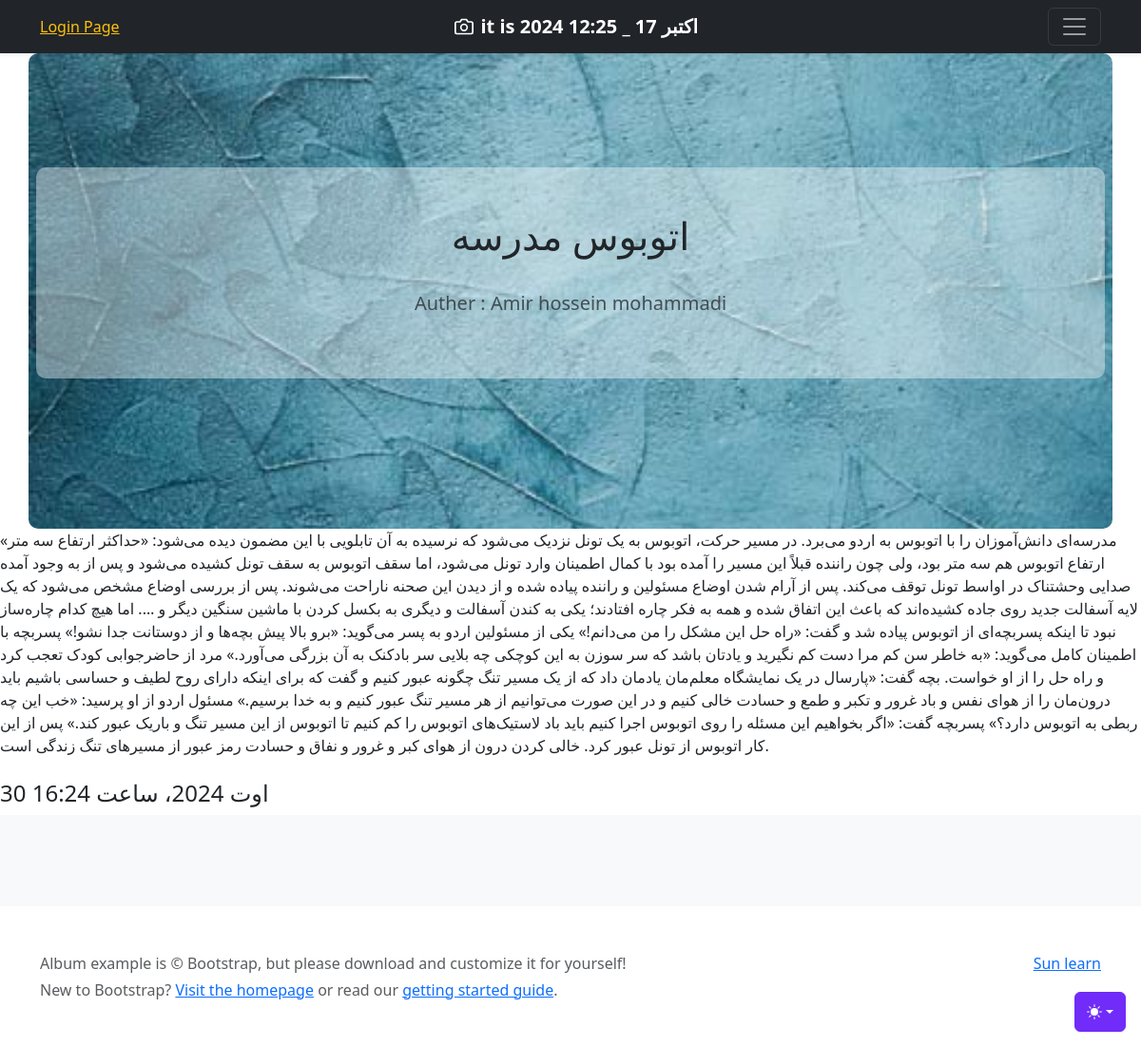
/detail/3, run on an earlier commit of the app's database.
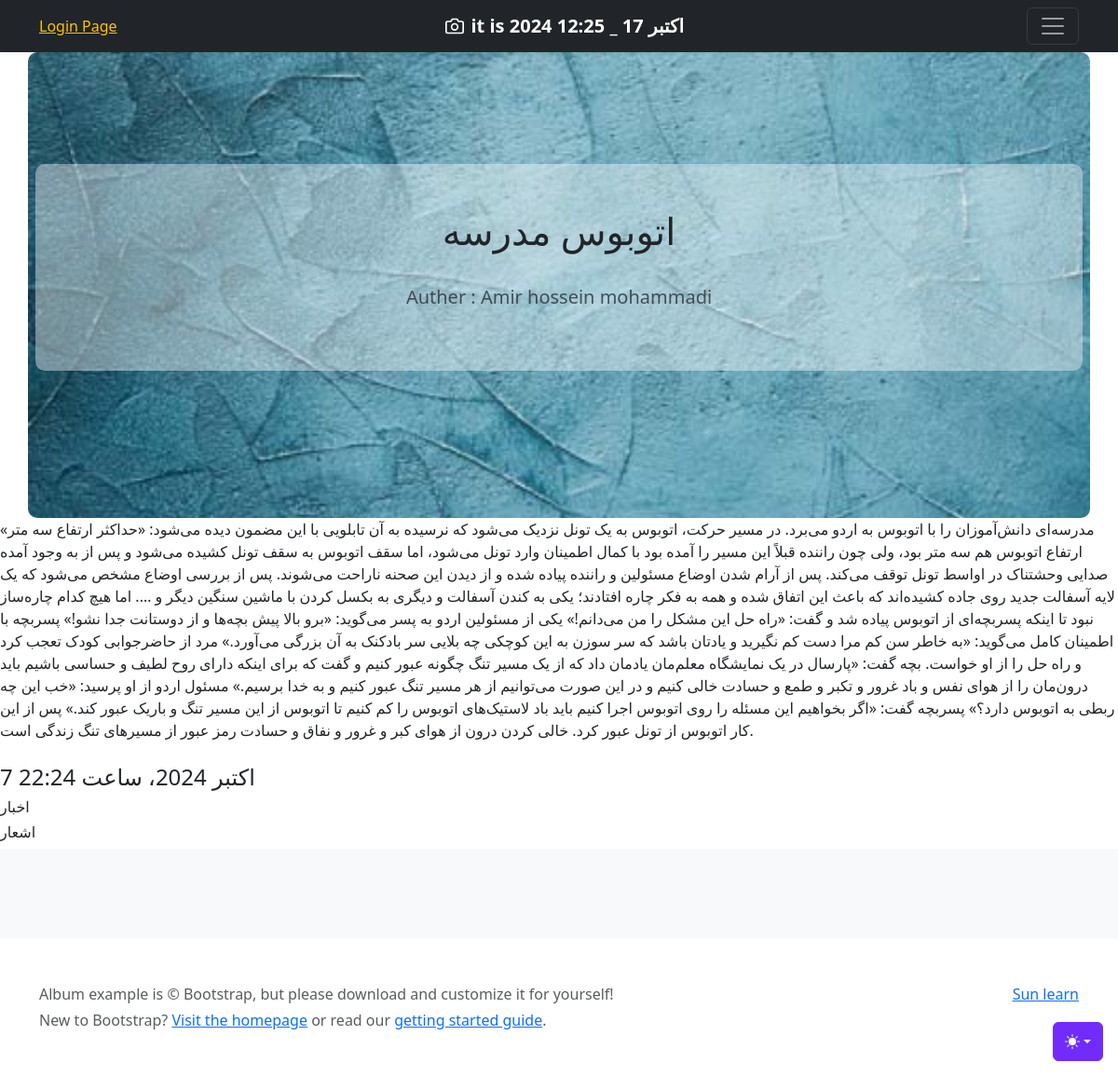
And on a later commit of the database.
### Home/models.py (models this page shows, shortened)
class Article(models.Model):
    title = models.CharField(max_length=100,verbose_name = "عنوان مقاله") # , null=True, blank=True
    text = models.TextField(help_text="Enter your article text.", verbose_name="متن")
    pub_date = models.DateTimeField(auto_now_add=True,verbose_name ="تاریخ انتشار")
    updated_date = models.DateTimeField(auto_now=True ,verbose_name ="تاریخ بروز رسانی")
    is_show = models.BooleanField(default=True,verbose_name = "ایا مقاله نمایش داده شود")
    image = models.ImageField(upload_to="Home/image_article/",verbose_name ="تصویر")
    auther = models.ForeignKey(User, on_delete=models.CASCADE,verbose_name ="نویسنده") # این باعث میشه که فقط فردی از بین کاربران ثبت نام شده در این سایت رو بشه به عنوان نویسنده انتخاب کرد
    categoreis = models.ManyToManyField(Category)
    class Meta:
        verbose_name = "مقاله"
        verbose_name_plural = "مقالات"

### category/models.py (models this page shows)
class Category(models.Model):
    title = models.CharField(max_length=100)
    def __str__(self):
        return self.title

### Home/views.py (the view)
# urls.py: path('detail/<int:article_id>', views.detail, name='detail'),
def detail(request, article_id):
    article = get_object_or_404(Article, id=article_id)
    categories = article.categoreis.all()
    print(categories)
    return render(request, 'Home/detail.html', {'article':article, 'categories':categories})

### Home/templates/Home/detail.html (shortened to what this page needs)
{% extends 'base/base.html' %}
{% block body %}
<section class="py-5 text-center container" style="background-image: url('{{ article.image.url }}'); background-size: cover; background-position: center; padding: 20px; border-radius: 10px; height: 500px;">
    <br><br><br>
    <div class="row py-lg-5" style="background-color: rgba(255, 255, 255, 0.4); padding: 20px; border-radius: 10px;">
     <div class="col-lg-6 col-md-8 mx-auto">
       <h1 class="fw-normal">{{ article.title }}</h1><br>
       <p class="lead text-body-secondary">Auther : {{ article.auther.get_full_name }}</p>
     </div>
    </div>
</section>
        <article>{{ article.text }}</article>
        <br>
        <h4>{{ article.updated_date }}</h4>
        <div>
{% for cat in categories %}
    <h6>{{ cat }}</h6>
{% endfor %}
{% endblock %}

What changed in the data, as far as the page shows it:
changed Article "اتوبوس مدرسه": updated_date "30 اوت 2024، ساعت 16:24" → "7 اکتبر 2024، ساعت 22:24"
added Category: title "اخبار"
added Category: title "اشعار"
